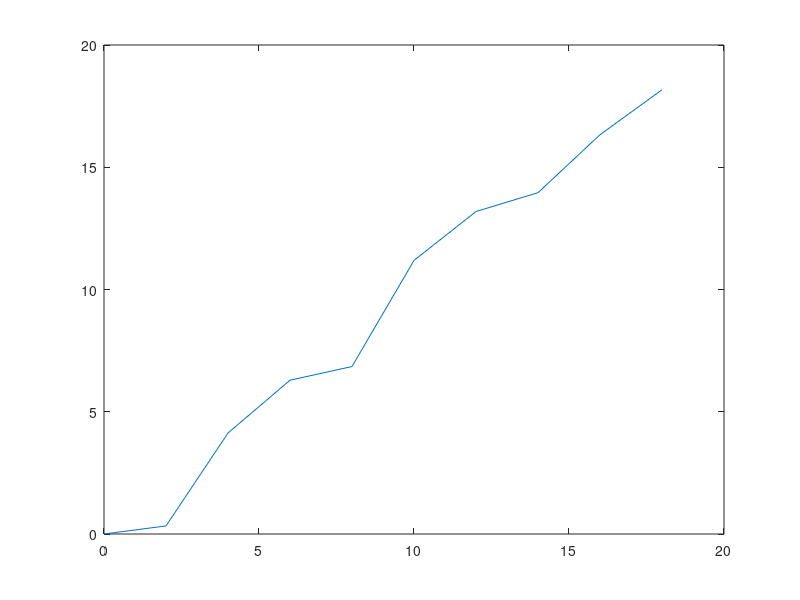

MATLAB code to generate this figure:
clc; clear all; format compact;

a=[0 2 4 6 8 10];
b=[0, 2, 4, 6, 8, 10];
c=0:2:10;
d=linspace(0,10,6);
e=[0; 2; 4; 6; 8; 10]' ;
u= [0:0.5:10];
w=10*sin(u)

m=length(w)

disp(w(1,3))

% w(1) = w(1) +1; 
% w(3) = w(3) +1;
% w(5) = w(5) +1;
% w(7) = w(7) +1;
% w(9) = w(9) +1;

% w(2) = w(2) +2;
% w(4) = w(4) +2;
% w(6) = w(6) +2;
% w(8) = w(8) +2;
% w(10) = w(10) +2;
w(1:2:10) = w(1:2:10) +1;
w(2:2:10) = w(2:2:10) +2;

z=linspace(0,1,4)
z=linspace(0,1,4)'

time=0:2:18
distance = [0 0.33 4.13 6.29 6.85 11.19 13.19 13.96 16.33 18.17]

plot(time,distance)
